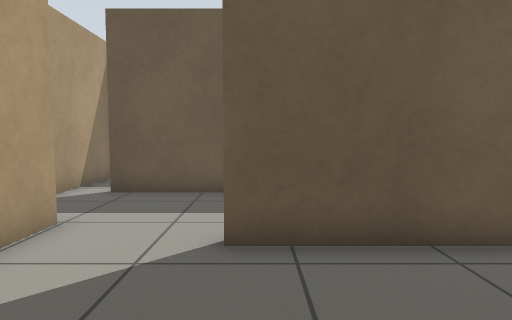
view 1 (above)

18 first-person views from a walk through a Gazebo world. The camera is 0.78 m above the floor, tilts 4° down and sees 75° across. The floor is counted in squares, 0.5 m on a side. Each view is taken from the middle of a square. On the plan, view 1 faces up. The plan holds only what a view shows up to about 16 squares ahead; the rest is blank.

view 2
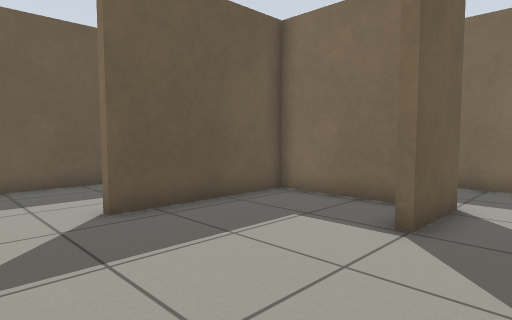

view 3
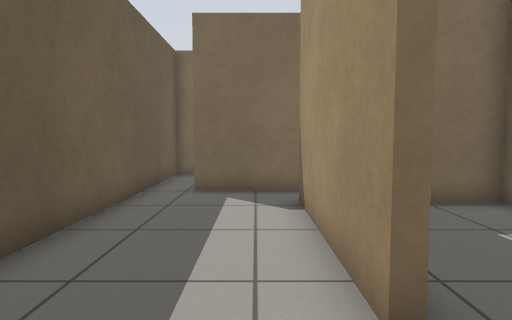

view 4
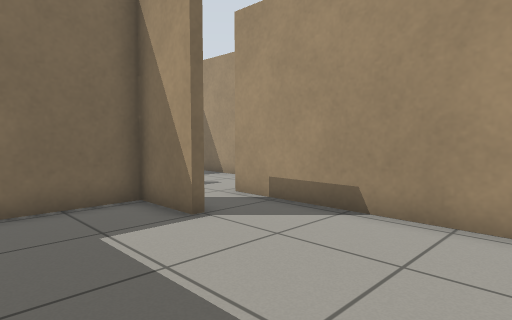

view 5
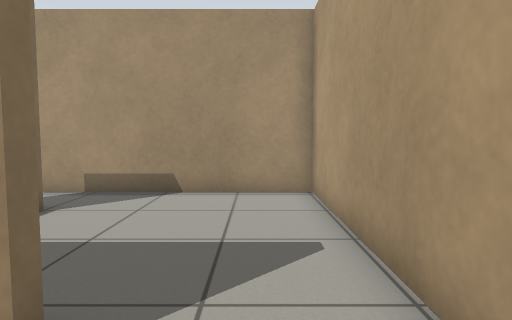

view 6
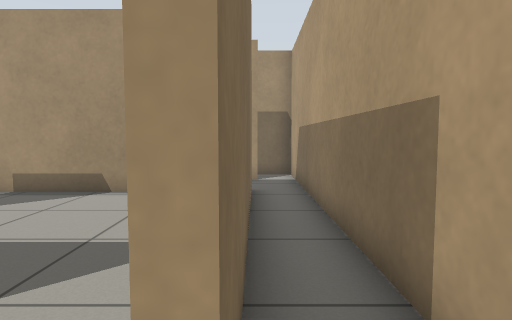

view 7
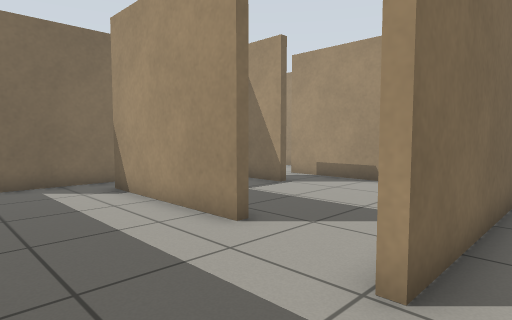

view 8
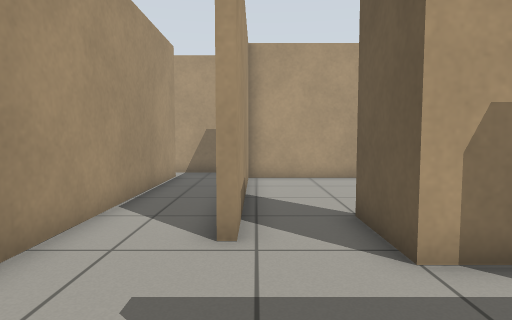

view 9
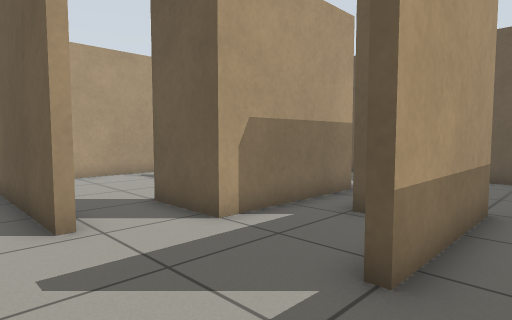

view 10
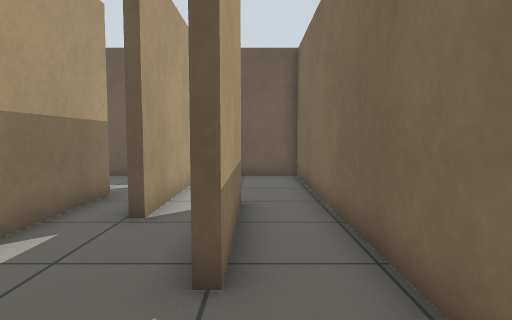

view 11
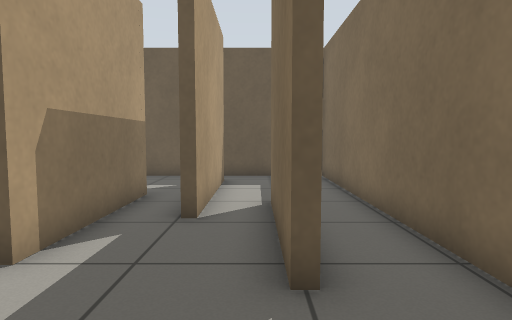

view 12
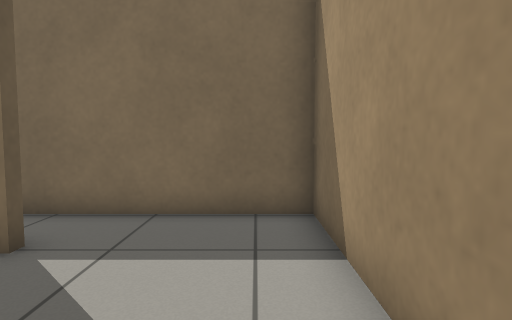

view 13
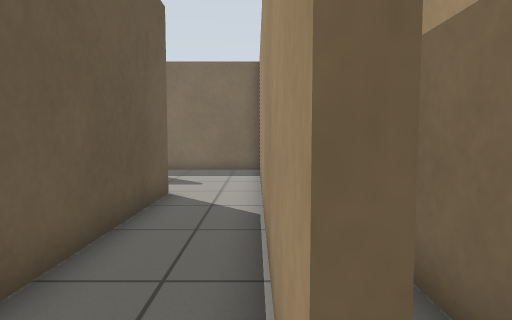

view 14
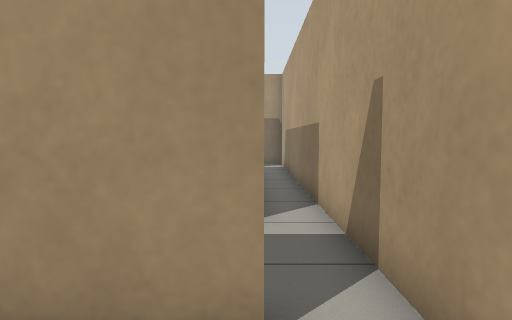

view 15
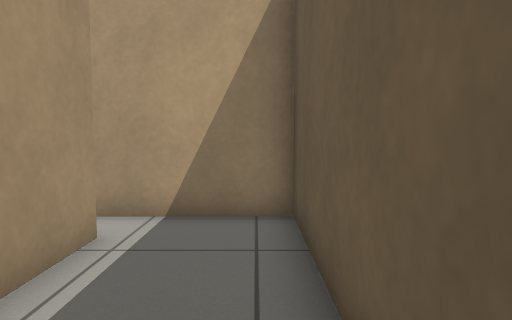

view 16
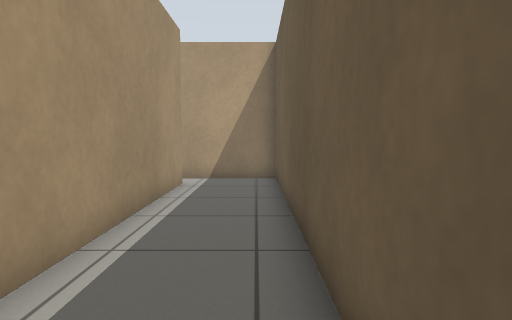

view 17
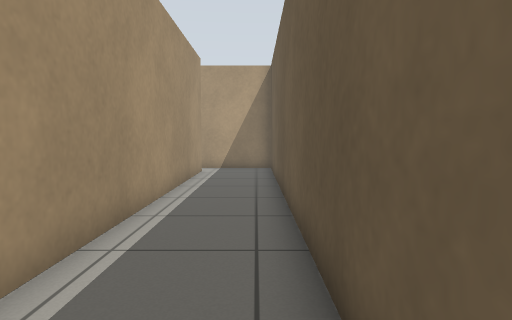

view 18
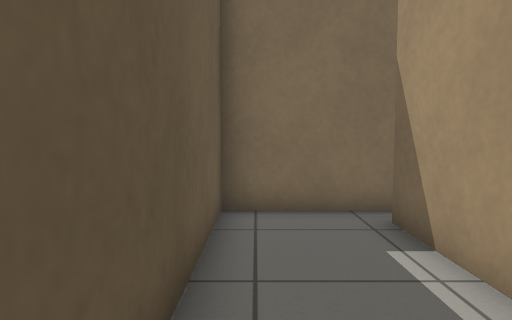

### Floor plan
Points are (right, up) in squares from view 1. A wall is a line through its corners. A room is listed if a view was taken in it or the views show most of it. See-through windows are left out.
Room 1 (views 1, 2, 4)
walls: (2.5, 0.2) (4.7, 0.2) (4.7, 4.7) (-0.5, 4.7); (-3.6, 4.4) (-3.6, -2.3) (4.1, -2.3); (5.1, 0) (2.5, 0)
ways out: opening at (-2, 5) to room 2; opening at (3.5, -1.5) to room 5
Room 2 (views 3, 5)
walls: (-0.5, 4.9) (5.1, 4.9); (-3.6, 5.9) (-3.6, 4.4); (6.6, 5.4) (6.6, 7.9); (7.1, 9.2) (-4.1, 9.2)
ways out: opening at (-2, 5) to room 1; opening at (-4, 7) to room 3; gap at (7, 8) to room 4; opening at (6, 6) to room 5
Room 3 (views 6, 7, 12)
walls: (-3.9, -1.6) (-3.9, 5.9) (-3.6, 5.9); (-4.1, -5.2) (4.6, -5.2); (-5.4, 9.5) (-5.4, -4.5); (4.3, -2.6) (-2, -2.6)
ways out: opening at (-4, 7) to room 2; opening at (4, -4) to room 5; opening at (-5, -5) to room 6; opening at (-5, 9) to room 7
Room 4 (views 8, 9, 10)
walls: (8.7, 3.9) (8.7, -0.7); (6.9, 7.6) (6.9, 2.2); (8.6, -5.2) (10.6, -5.2) (10.6, 9.2) (7.1, 9.2)
ways out: gap at (7, 8) to room 2; opening at (8, -2.5) to room 5
Room 5 (view 11)
walls: (8.7, -0.7) (8.4, -0.7) (8.4, 3.9); (4.6, -5.2) (8.6, -5.2); (6.6, 4.2) (6.6, 5.4); (5.1, 4.9) (5.1, 0)
ways out: opening at (3.5, -1.5) to room 1; opening at (6, 6) to room 2; opening at (4, -4) to room 3; opening at (8, -2.5) to room 4
Room 6 (view 13)
walls: (-5.4, -4.5) (-5.4, -6.7) (-1.5, -6.7)
ways out: opening at (-5, -5) to room 3
Room 7 (views 14, 15, 16, 17, 18)
walls: (-4.1, 9.5) (11, 9.5); (12, 9) (12, 12.7) (-5.4, 12.7) (-5.4, 9.5)
ways out: opening at (-5, 9) to room 3

Where each view was taken, in squares from view 1:
view 1: 0 up, 0 right, facing up
view 2: 2 down, 3 left, facing up-right
view 3: 6 up, 3 left, facing right
view 4: 4 up, 3 left, facing down-right
view 5: 7 up, 2 left, facing down
view 6: 7 up, 4 left, facing down
view 7: 9 up, 5 left, facing down-right
view 8: 2 down, 9 right, facing left
view 9: 4 down, 10 right, facing up-left
view 10: 4 down, 9 right, facing up
view 11: 4 down, 8 right, facing up
view 12: 4 down, 4 right, facing right
view 13: 5 down, 5 left, facing right
view 14: 12 up, 4 left, facing down
view 15: 12 up, 1 right, facing left
view 16: 12 up, 7 right, facing left
view 17: 12 up, 11 right, facing left
view 18: 12 up, 5 right, facing right
